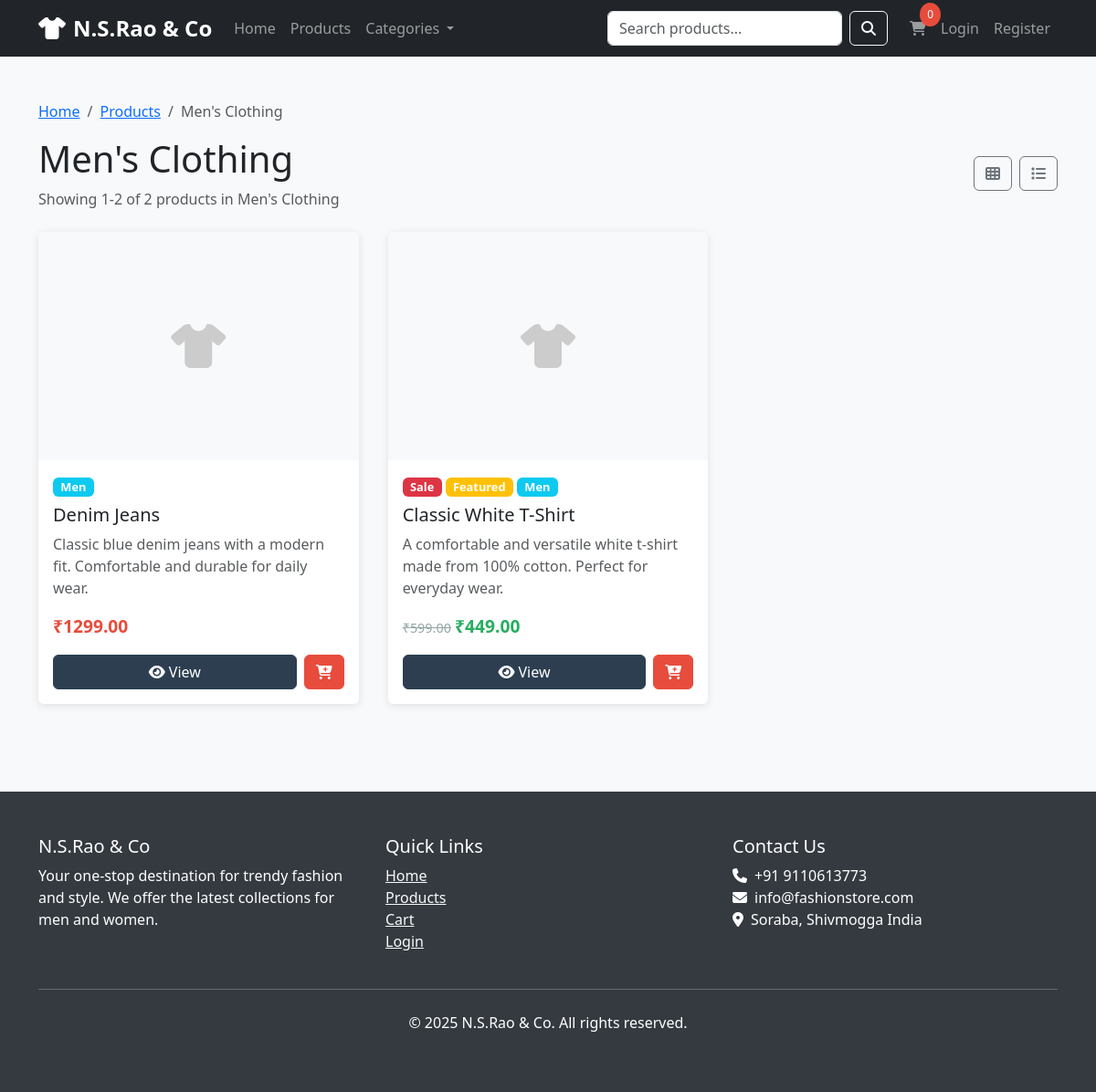
The page /category/mens-clothing/ on the database its author committed.
### shop_app/models.py (models this page shows, shortened)
class Category(models.Model):
    name = models.CharField(max_length=100)
    slug = models.SlugField(unique=True)
    description = models.TextField(blank=True)
    image = models.ImageField(upload_to='categories/', blank=True, null=True)
    created_at = models.DateTimeField(auto_now_add=True)
    updated_at = models.DateTimeField(auto_now=True)
    class Meta:
        verbose_name_plural = 'Categories'
        ordering = ['name']

class Product(models.Model):
    SIZES = [
        ('XS', 'Extra Small'),
        ('S', 'Small'),
        ('M', 'Medium'),
        ('L', 'Large'),
        ('XL', 'Extra Large'),
        ('XXL', '2X Large'),
    ]
    GENDERS = [
        ('M', 'Men'),
        ('F', 'Women'),
        ('U', 'Unisex'),
    ]
    name = models.CharField(max_length=200)
    slug = models.SlugField(unique=True)
    category = models.ForeignKey(Category, on_delete=models.CASCADE, related_name='products')
    description = models.TextField()
    price = models.DecimalField(max_digits=10, decimal_places=2)
    sale_price = models.DecimalField(max_digits=10, decimal_places=2, blank=True, null=True)
    stock = models.PositiveIntegerField(default=0)
    available_sizes = models.JSONField(default=list)  # Store available sizes
    gender = models.CharField(max_length=1, choices=GENDERS, default='U')
    is_active = models.BooleanField(default=True)
    is_featured = models.BooleanField(default=False)
    created_at = models.DateTimeField(auto_now_add=True)
    updated_at = models.DateTimeField(auto_now=True)
    class Meta:
        ordering = ['-created_at']
    @property
    def is_on_sale(self):
        return self.sale_price is not None and self.sale_price < self.price
    @property
    def current_price(self):
        return self.sale_price if self.is_on_sale else self.price

### shop_app/views.py (the view)
# urls.py: path('category/<slug:slug>/', views.category_detail, name='category_detail'),
def category_detail(request, slug):
    category = get_object_or_404(Category, slug=slug)
    products = Product.objects.filter(category=category, is_active=True)
    paginator = Paginator(products, 12)
    page_number = request.GET.get('page')
    page_obj = paginator.get_page(page_number)
    context = {
        'category': category,
        'products': page_obj,
    }
    return render(request, 'shop_app/category_detail.html', context)

### template/shop_app/category_detail.html (shortened to what this page needs)
{% extends 'shop_app/base.html' %}
{% block content %}
<div class="container py-5">
    <div class="row">
        <div class="col-12 mb-4">
            <nav aria-label="breadcrumb">
                <ol class="breadcrumb">
                    <li class="breadcrumb-item"><a href="{% url 'shop:home' %}">Home</a></li>
                    <li class="breadcrumb-item"><a href="{% url 'shop:product_list' %}">Products</a></li>
                    <li class="breadcrumb-item active" aria-current="page">{{ category.name }}</li>
                </ol>
            </nav>
            <div class="d-flex justify-content-between align-items-center">
                <div>
                    <h1 class="mb-2">{{ category.name }}</h1>
                    <p class="text-muted mb-0">
                        {% if products %}
                        Showing {{ products.start_index }}-{{ products.end_index }} of {{ products.paginator.count }} products in {{ category.name }}
                        {% else %}
                        No products found in {{ category.name }}
                        {% endif %}
                    </p>
                </div>
                <div class="d-flex gap-2">
                    <button class="btn btn-outline-secondary" id="grid-view">
                        <i class="fas fa-th"></i>
                    </button>
                    <button class="btn btn-outline-secondary" id="list-view">
                        <i class="fas fa-list"></i>
                    </button>
                </div>
            </div>
        </div>
        {% if products %}
        <div class="col-12">
            <div class="product-grid" id="products-container">
                {% for product in products %}
                <div class="card h-100 product-card">
                    {% if product.images.first %}
                    <img src="{{ product.images.first.image.url }}" class="card-img-top" alt="{{ product.name }}" style="height: 250px; object-fit: cover;">
                    {% else %}
                    <div class="card-img-top bg-light d-flex align-items-center justify-content-center" style="height: 250px;">
                        <i class="fas fa-tshirt" style="font-size: 3rem; color: #ccc;"></i>
                    </div>
                    {% endif %}
                    <div class="card-body d-flex flex-column">
                        <div class="mb-2">
                            {% if product.is_on_sale %}
                            <span class="badge bg-danger">Sale</span>
                            {% endif %}
                            {% if product.is_featured %}
                            <span class="badge bg-warning">Featured</span>
                            {% endif %}
                            <span class="badge bg-info">{{ product.get_gender_display }}</span>
                        </div>
                        <h5 class="card-title">{{ product.name }}</h5>
                        <p class="card-text text-muted">{{ product.description|truncatewords:15 }}</p>
                        <div class="mt-auto">
                            <div class="mb-3">
                                {% if product.is_on_sale %}
                                <span class="original-price">₹{{ product.price }}</span>
                                <span class="price sale-price">₹{{ product.current_price }}</span>
                                {% else %}
                                <span class="price">₹{{ product.current_price }}</span>
                                {% endif %}
                            </div>
                            <div class="d-flex gap-2">
                                <a href="{% url 'shop:product_detail' product.slug %}" class="btn btn-primary flex-fill">
                                    <i class="fas fa-eye me-1"></i>View
                                </a>
                                <button class="btn btn-secondary add-to-cart" data-product-id="{{ product.id }}">
                                    <i class="fas fa-cart-plus"></i>
                                </button>
                            </div>
                        </div>
                    </div>
                </div>
                {% endfor %}
            </div>
        </div>
        {% endif %}
    </div>
</div>
<div class="toast-container position-fixed bottom-0 end-0 p-3">
</div>
{% endblock %}

### template/shop_app/base.html (style rules this page uses)
:root { --primary-color: #2c3e50; --secondary-color: #e74c3c; --accent-color: #3498db; --light-gray: #f8f9fa; --dark-gray: #343a40; }
body { font-family: 'Segoe UI', Tahoma, Geneva, Verdana, sans-serif; background-color: #f8f9fa; }
.card { border: none; box-shadow: 0 2px 10px rgba(0,0,0,0.1); transition: transform 0.3s ease, box-shadow 0.3s ease; }
.btn-primary { background-color: var(--primary-color); border-color: var(--primary-color); }
.btn-secondary { background-color: var(--secondary-color); border-color: var(--secondary-color); }
.badge { font-size: 0.8rem; }
.price { font-size: 1.2rem; font-weight: bold; color: var(--secondary-color); }
.sale-price { color: #27ae60; }
.original-price { text-decoration: line-through; color: #95a5a6; font-size: 0.9rem; }
.product-grid { display: grid; grid-template-columns: repeat(auto-fill, minmax(280px, 1fr)); gap: 2rem; }

### template/shop_app/category_detail.html (style rules this page uses)
.product-grid { display: grid; grid-template-columns: repeat(auto-fill, minmax(280px, 1fr)); gap: 2rem; }

### rows shown on the page
Category: name "Men's Clothing"
Product: gender "Men", name "Denim Jeans", description "Classic blue denim jeans with a modern fit. Comfortable and durable for daily wear.", current_price "1299.00"
Product: shows "Sale", is_featured "Featured", gender "Men", name "Classic White T-Shirt", description "A comfortable and versatile white t-shirt made from 100% cotton. Perfect for everyday wear.", price "599.00", current_price "449.00"

### other values the page prints
{{ products.start_index }} "1"
{{ products.end_index }} "2"
{{ products.paginator.count }} "2"
